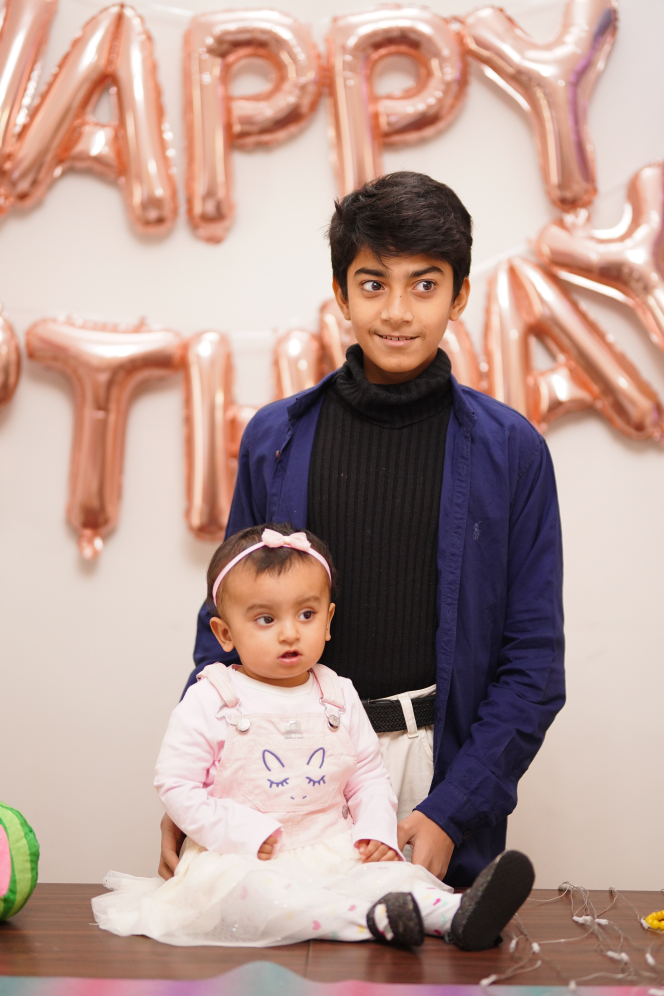
#> input picture resources/AHS02274.JPG, 2656 x 3984 px (shown at 1/4 size)
$ python cropImg.py
#> lines starting #> are read from the running program, lines starting #| are printed output that depends on the picture
import cv2

img = cv2.imread("resources/AHS02274.JPG")
#> img is the input picture: shape (3984, 2656, 3); mean B, G, R 147.7, 155.8, 183.1
img = cv2.resize(img,(600,600))
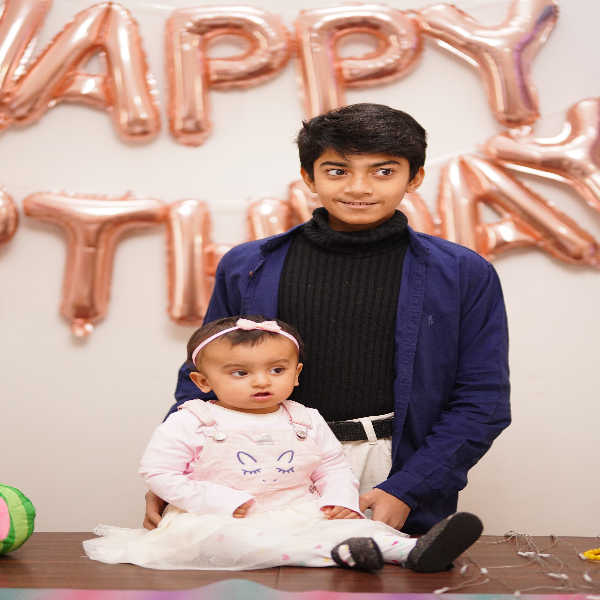
#> img: shape (600, 600, 3); mean B, G, R 147.6, 155.7, 183
cropImg = img[:250,:250]
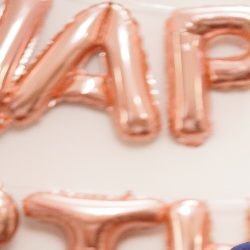
#> cropImg: shape (250, 250, 3); mean B, G, R 171.5, 187.3, 225.4

cv2.imshow("Mohammd Faraz", img)
cv2.imshow("Ayzel", cropImg)

cv2.waitKey(0)

$ run again, with resources/AHS0cc2566.jpg copied over resources/AHS02274.JPG
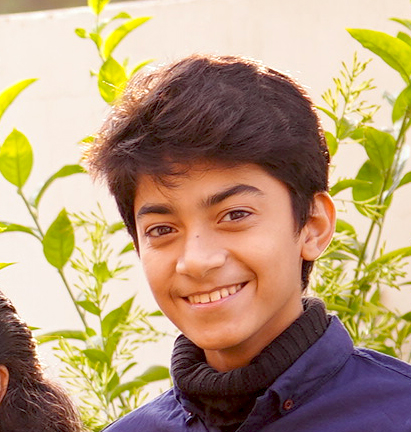
#> input picture resources/AHS0cc2566.jpg, 411 x 432 px
#> img is the input picture: shape (432, 411, 3); mean B, G, R 122.9, 154.9, 181.8
#> `img = cv2.resize(img,(600,600))`:
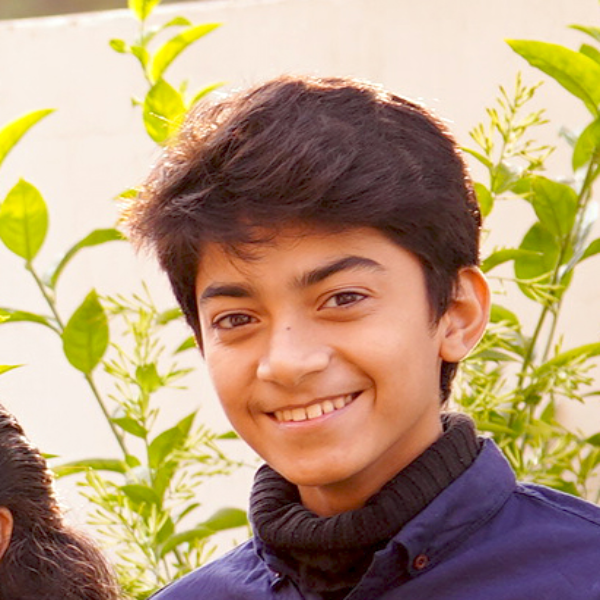
#> img: shape (600, 600, 3); mean B, G, R 122.8, 154.8, 181.6
#> `cropImg = img[:250,:250]`:
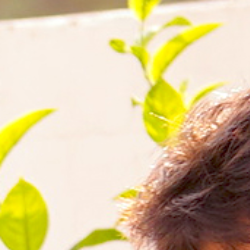
#> cropImg: shape (250, 250, 3); mean B, G, R 156.4, 198, 215.6
